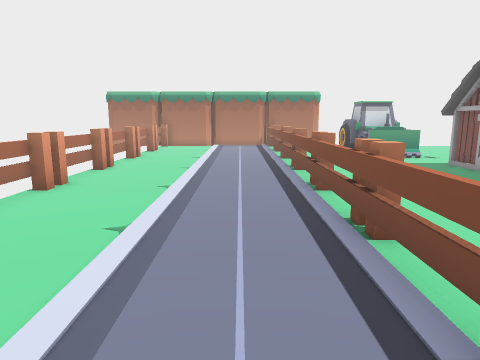
view 1 (above)

12 first-person views from a walk through a 3-D level made in the Godot game engine. The camera is 1.3 m above the floor, tilts 10° down and sees 70° across. The floor is counted in squares, 0.68 m on a side. Each view is taken from the middle of a square. On the plan, view 1 faces up. The plan holds only what a view shows up to about 18 squares ahead; the rest is blank. The place goes on beyond the plan.

view 2
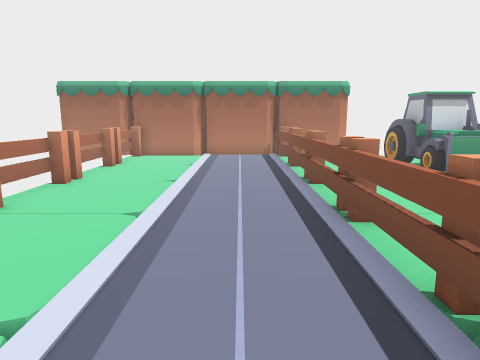

view 3
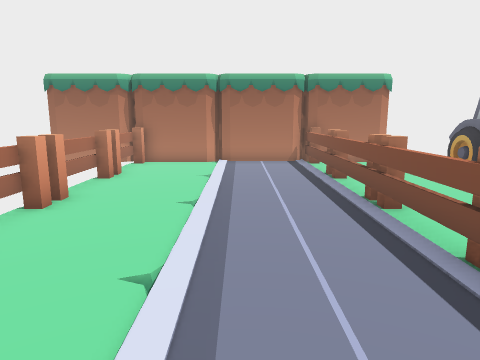

view 4
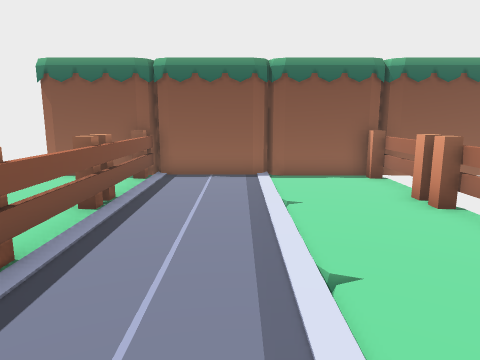

view 5
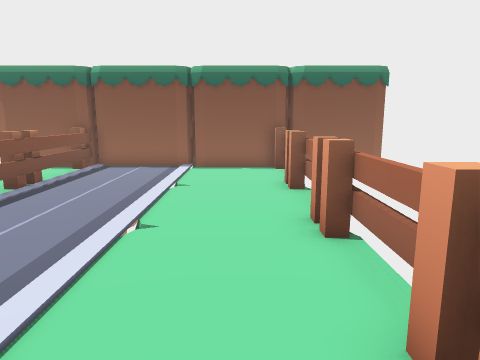

view 6
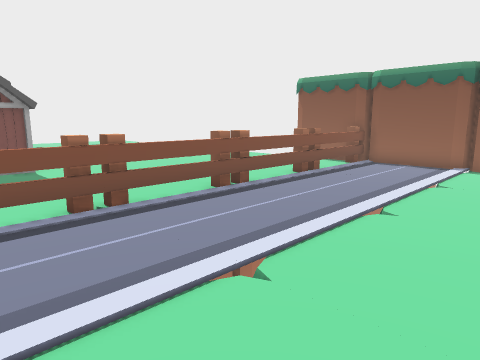

view 7
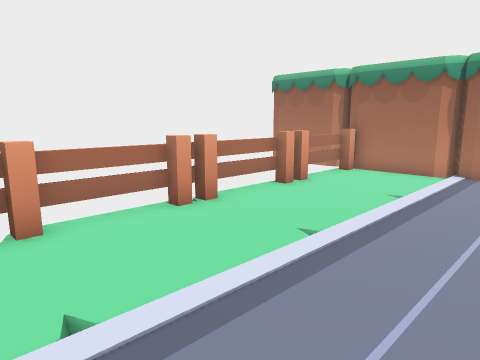

view 8
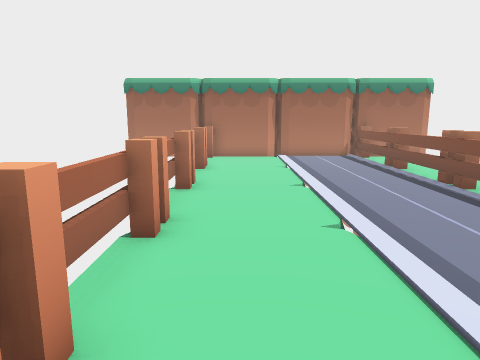

view 9
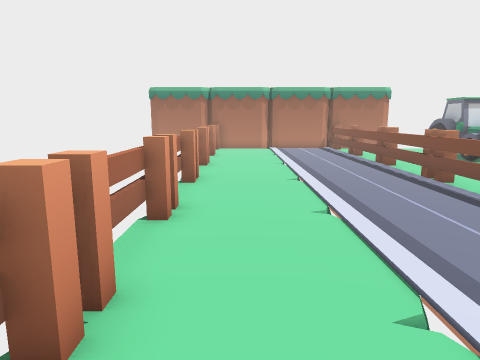

view 10
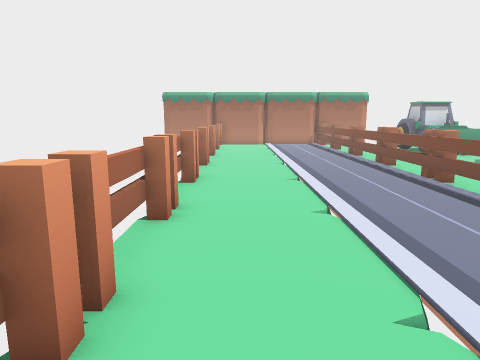

view 11
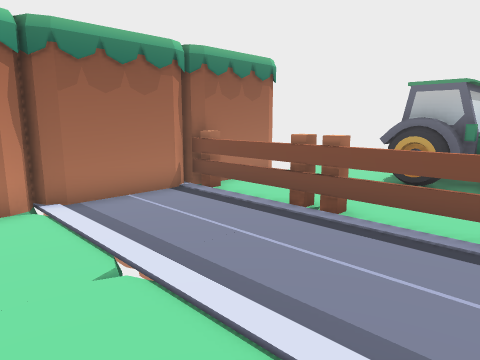

view 12
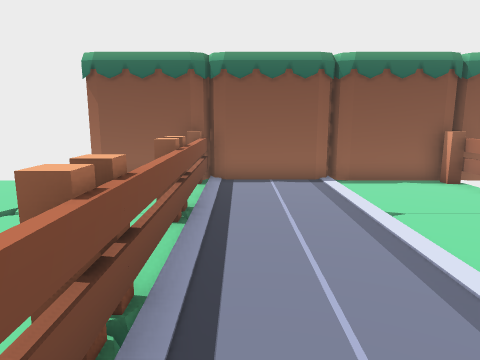

### Floor plan
Points are (right, up) in squares from view 1. A wall is a line through its corners. A room is listed if a view was taken in it or the views show most of it. See-through windows are left out.
Room 1 (views 1, 2, 3, 4, 5, 6, 7, 8, 9, 10, 11, 12)
walls: (-5.4, 10.6) (-5.4, 10.2); (-5.4, 13.9) (-5.4, 13.4); (-5.4, 9.9) (-5.4, 9.4); (-5.4, 14.6) (-5.4, 14.2); (-5.4, 6.6) (-5.4, 6.2); (-5.4, 17.9) (-5.4, 17.4); (-5.4, 5.8) (-5.4, 5.4); (-5.4, 18.6) (-5.4, 18.2); (-5.4, 2.6) (-5.4, 2.2); (-5.4, 21.9) (-5.4, 21.4); (-5.4, 1.9) (-5.4, 1.4); (-5.4, 22.6) (-5.4, 22.1); (-1.9, -2.2) (-1.5, -2) (1.4, -2); (-5.5, -2) (-2.6, -2) (-2.2, -2.2) (-2, -2.5); (1.5, 26) (-1.4, 26) (-1.8, 26.2) (-2, 26.5) (-2.2, 26.2) (-2.5, 26) (-5.4, 26); (2.2, 26.2) (2, 26.5)
low walls: (-5.8, 13.4) (-5.8, 11.2); (-5.8, 9.4) (-5.8, 6.6); (-5.8, 17.4) (-5.8, 14.6); (-5.8, 5.4) (-5.8, 2.6); (-5.8, 21.4) (-5.8, 18.9); (-5.8, -0.9) (-5.8, -1.4); (-5.8, 25.4) (-5.8, 23.1); (2, -2.2) (2, 26.2)

Where each view was taken, in squares from view 1:
view 1: 0 up, 0 right, facing up
view 2: 7 up, 0 right, facing up
view 3: 10 up, 1 left, facing up
view 4: 10 up, 1 left, facing down
view 5: 12 up, 4 left, facing down
view 6: 13 up, 5 left, facing down-right
view 7: 13 up, 1 right, facing up-left
view 8: 8 up, 4 left, facing up
view 9: 3 up, 4 left, facing up
view 10: 1 down, 4 left, facing up
view 11: 18 up, 4 left, facing up-right
view 12: 9 up, 1 right, facing down
